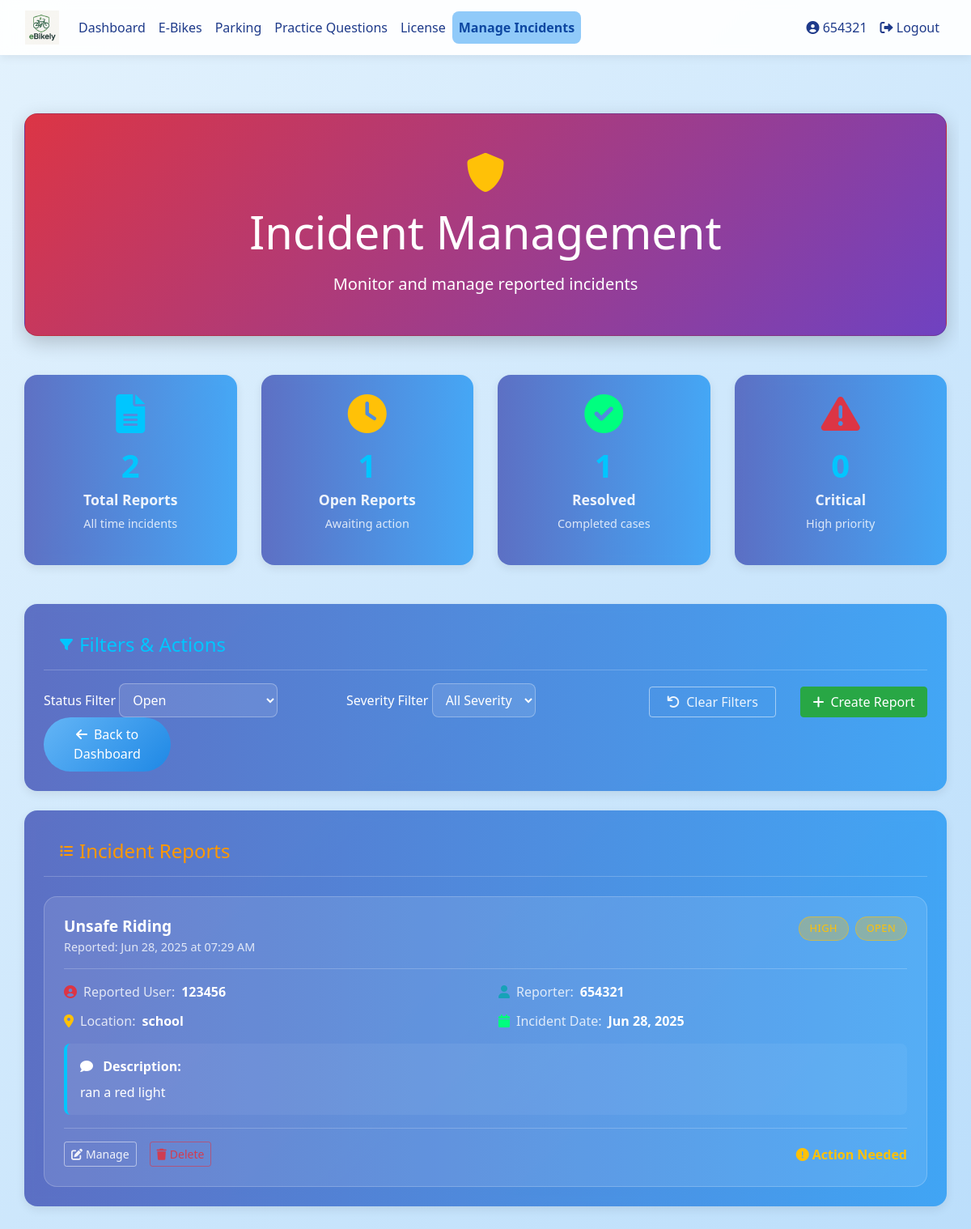
/admin/incidents?status=Open (signed in), run on the app's committed database.
### database_setup.py (models this page shows)
class User(Base, UserMixin):
    __tablename__ = 'users'
    id = Column(Integer, primary_key=True)
    username = Column(String(150), unique=True, nullable=False)
    email = Column(String(150), nullable=True)
    password = Column(String(150), nullable=False)
    ebikes = relationship('EBike', back_populates='owner', cascade="all, delete-orphan")
    practice_tests = relationship('PracticeTest', back_populates='user', cascade="all, delete-orphan")
    real_tests = relationship('RealTest', back_populates='user', cascade="all, delete-orphan")
    practice_attempts = relationship("PracticeAttempt", back_populates="user", cascade="all, delete-orphan")
    parking_spot = relationship("ParkingSpot", back_populates="reserved_user", uselist=False)
    reservations = relationship("ParkingReservation", back_populates="user")
    incident_reports = relationship('IncidentReport', foreign_keys='IncidentReport.reported_user_id', back_populates='reported_user')
    has_license = Column(Boolean, default=False)
    role = Column(String(10))  # 'student' or 'teacher'
    department = Column(String(150))  # for teachers
    year = Column(Integer)  # for students
    house = Column(String(50))  # for students

class IncidentReport(Base):
    __tablename__ = 'incident_reports'
    id = Column(Integer, primary_key=True)
    reported_user_id = Column(Integer, ForeignKey('users.id'))  # User being reported
    reporter_id = Column(Integer, ForeignKey('users.id'))  # User making the report
    incident_type = Column(String(50))  # Type of incident (unsafe riding, harassment, etc.)
    severity = Column(String(20))  # Low, Medium, High, Critical
    description = Column(Text)
    location = Column(String(100))  # Where the incident occurred
    date_of_incident = Column(Date)  # When the incident happened
    date_reported = Column(DateTime, default=datetime.utcnow)  # When it was reported
    status = Column(String(20), default='Open')  # Open, Under Investigation, Resolved, Dismissed
    admin_notes = Column(Text)  # Notes from admin/teacher
    action_taken = Column(Text)  # What action was taken
    resolved_by = Column(Integer, ForeignKey('users.id'))  # Which admin resolved it
    resolved_date = Column(DateTime)  # When it was resolved
    reported_user = relationship('User', foreign_keys=[reported_user_id], back_populates='incident_reports')
    reporter = relationship('User', foreign_keys=[reporter_id])
    resolver = relationship('User', foreign_keys=[resolved_by])

### app.py (the view, shortened to what this page needs)
@app.route('/admin/incidents', methods=['GET', 'POST'])
@login_required
def admin_incidents():
    if current_user.role != 'teacher':
        flash("Access denied.", "danger")
        return redirect(url_for('dashboard'))
    session = SessionLocal()
    status_filter = request.args.get('status', 'all')
    severity_filter = request.args.get('severity', 'all')
    query = session.query(IncidentReport).options(
        joinedload(IncidentReport.reported_user),
        joinedload(IncidentReport.reporter),
        joinedload(IncidentReport.resolver)
    )
    if status_filter != 'all':
        query = query.filter(IncidentReport.status == status_filter)
    if severity_filter != 'all':
        query = query.filter(IncidentReport.severity == severity_filter)
    incidents = query.order_by(IncidentReport.date_reported.desc()).all()
    stats = {
        'total_reports': session.query(IncidentReport).count(),
        'open_reports': session.query(IncidentReport).filter_by(status='Open').count(),
        'resolved_reports': session.query(IncidentReport).filter_by(status='Resolved').count(),
        'critical_reports': session.query(IncidentReport).filter_by(severity='Critical').count(),
    }
    all_users = session.query(User).filter(User.id != current_user.id).all()
    session.close()
    return render_template('admin_incidents.html',
                         incidents=incidents,
                         stats=stats,
                         status_filter=status_filter,
                         severity_filter=severity_filter,
                         all_users=all_users,
                         today=date.today().strftime('%Y-%m-%d'))

### templates/admin_incidents.html (shortened to what this page needs)
{% extends "base.html" %}
{% block content %}
<div class="container welcome-container">
  <div class="hero-section card text-white p-5 mb-5 fade-in">
    <div class="text-center">
      <i class="fas fa-shield-alt dashboard-icon mb-3"></i>
      <h1 class="display-4 mb-3">Incident Management</h1>
      <p class="lead mb-0">Monitor and manage reported incidents</p>
    </div>
  </div>
  <div class="row slide-up-delay g-4 mb-5">
    <div class="col-md-3">
      <div class="card feature-card p-4 text-center">
        <div class="stat-icon mb-3">
          <i class="fas fa-file-alt fa-3x text-primary"></i>
        </div>
        <h3 class="stat-number">{{ stats.total_reports }}</h3>
        <h5 class="stat-label">Total Reports</h5>
        <p class="stat-description">All time incidents</p>
      </div>
    </div>
    <div class="col-md-3">
      <div class="card feature-card p-4 text-center">
        <div class="stat-icon mb-3">
          <i class="fas fa-clock fa-3x text-warning"></i>
        </div>
        <h3 class="stat-number">{{ stats.open_reports }}</h3>
        <h5 class="stat-label">Open Reports</h5>
        <p class="stat-description">Awaiting action</p>
      </div>
    </div>
    <div class="col-md-3">
      <div class="card feature-card p-4 text-center">
        <div class="stat-icon mb-3">
          <i class="fas fa-check-circle fa-3x text-success"></i>
        </div>
        <h3 class="stat-number">{{ stats.resolved_reports }}</h3>
        <h5 class="stat-label">Resolved</h5>
        <p class="stat-description">Completed cases</p>
      </div>
    </div>
    <div class="col-md-3">
      <div class="card feature-card p-4 text-center">
        <div class="stat-icon mb-3">
          <i class="fas fa-exclamation-triangle fa-3x text-danger"></i>
        </div>
        <h3 class="stat-number">{{ stats.critical_reports }}</h3>
        <h5 class="stat-label">Critical</h5>
        <p class="stat-description">High priority</p>
      </div>
    </div>
  </div>
  <div class="row slide-up-delay mb-4">
    <div class="col-12">
      <div class="card feature-card p-4">
        <div class="card-header gradient-blue mb-3">
          <i class="fas fa-filter mr-2"></i>
          <h4 class="mb-0">Filters & Actions</h4>
        </div>
        <div class="row align-items-end">
          <div class="col-md-4">
            <label class="form-label">Status Filter</label>
            <select class="form-select form-control-modern" id="statusFilter" onchange="applyFilters()">
              <option value="Open" {% if status_filter == 'Open' %}selected{% endif %}>Open</option>
            </select>
          </div>
          <div class="col-md-4">
            <label class="form-label">Severity Filter</label>
            <select class="form-select form-control-modern" id="severityFilter" onchange="applyFilters()">
              <option value="all" {% if severity_filter == 'all' %}selected{% endif %}>All Severity</option>
            </select>
          </div>
          <div class="col-md-2">
            <button class="btn btn-outline-light w-100" onclick="clearFilters()">
              <i class="fas fa-undo mr-2"></i>Clear Filters
            </button>
          </div>
          <div class="col-md-2">
            <button class="btn btn-success w-100" onclick="toggleCreateForm()">
              <i class="fas fa-plus mr-2"></i>Create Report
            </button>
          </div>
          <div class="col-md-2">
            <a href="{{ url_for('dashboard') }}" class="btn btn-primary w-100">
              <i class="fas fa-arrow-left mr-2"></i>Back to Dashboard
            </a>
          </div>
        </div>
      </div>
    </div>
  </div>
  <div class="row slide-up-delay">
    <div class="col-12">
      <div class="card feature-card p-4">
        <div class="card-header gradient-orange mb-4">
          <i class="fas fa-list mr-2"></i>
          <h4 class="mb-0">Incident Reports</h4>
        </div>
        {% if incidents %}
          <div class="incidents-grid">
            {% for incident in incidents %}
              <div class="incident-card">
                <div class="incident-header">
                  <div class="incident-info">
                    <h5 class="incident-title">{{ incident.incident_type.replace('_', ' ').title() }}</h5>
                    <p class="incident-meta">
                      Reported: {{ incident.date_reported.strftime('%b %d, %Y at %I:%M %p') }}
                    </p>
                  </div>
                  <div class="incident-badges">
                    <span class="severity-badge severity-{{ incident.severity.lower() }}">
                      {{ incident.severity }}
                    </span>
                    <span class="status-badge status-{{ incident.status.lower().replace(' ', '-') }}">
                      {{ incident.status }}
                    </span>
                  </div>
                </div>
                <div class="incident-details">
                  <div class="detail-row">
                    <div class="detail-item">
                      <i class="fas fa-user-circle text-danger"></i>
                      <span class="detail-label">Reported User:</span>
                      <span class="detail-value">{{ incident.reported_user.username }}</span>
                    </div>
                    <div class="detail-item">
                      <i class="fas fa-user text-info"></i>
                      <span class="detail-label">Reporter:</span>
                      <span class="detail-value">{{ incident.reporter.username }}</span>
                    </div>
                  </div>
                  <div class="detail-row">
                    <div class="detail-item">
                      <i class="fas fa-map-marker-alt text-warning"></i>
                      <span class="detail-label">Location:</span>
                      <span class="detail-value">{{ incident.location }}</span>
                    </div>
                    <div class="detail-item">
                      <i class="fas fa-calendar text-success"></i>
                      <span class="detail-label">Incident Date:</span>
                      <span class="detail-value">{{ incident.date_of_incident.strftime('%b %d, %Y') }}</span>
                    </div>
                  </div>
                  <div class="incident-description">
                    <i class="fas fa-comment mr-2"></i>
                    <strong>Description:</strong>
                    <p>{{ incident.description }}</p>
                  </div>
                </div>
                <div class="incident-actions">
                  <div class="action-buttons">
                    <a href="{{ url_for('manage_incident', incident_id=incident.id) }}" class="btn btn-outline-light btn-sm">
                      <i class="fas fa-edit mr-1"></i>Manage
                    </a>
                    <button type="button" class="btn btn-outline-danger btn-sm ml-2 delete-incident-btn"
                            data-incident-id="{{ incident.id }}"
                            data-incident-type="{{ incident.incident_type.replace('_', ' ').title() }}"
                            data-reported-user="{{ incident.reported_user.username }}">
                      <i class="fas fa-trash mr-1"></i>Delete
                    </button>
                  </div>
                  <div class="status-info">
                    {% if incident.status == 'Open' %}
                      <span class="action-needed">
                        <i class="fas fa-exclamation-circle mr-1"></i>Action Needed
                      </span>
                    {% elif incident.status == 'Resolved' %}
                      <span class="resolved-info">
                        <i class="fas fa-check-circle mr-1"></i>
                        Resolved by {{ incident.resolver.username if incident.resolver else 'Unknown' }}
                      </span>
                    {% endif %}
                  </div>
                </div>
              </div>
            {% endfor %}
          </div>
        {% endif %}
      </div>
    </div>
  </div>
</div>
<link rel="stylesheet" href="https://cdnjs.cloudflare.com/ajax/libs/font-awesome/6.0.0/css/all.min.css">
{% endblock %}

### templates/base.html (shortened to what this page needs)
<!DOCTYPE html>
<html lang="en">
<head>
  <link rel="stylesheet" href="https://stackpath.bootstrapcdn.com/bootstrap/4.5.2/css/bootstrap.min.css">
  <link rel="stylesheet" href="{{ url_for('static', filename='styles.css') }}">
  <link href="https://cdnjs.cloudflare.com/ajax/libs/font-awesome/5.15.4/css/all.min.css" rel="stylesheet">
</head>
<body>
  <nav class="navbar navbar-expand-lg navbar-light">
    <div class="container-fluid">
      <a class="navbar-brand" href="{{ url_for('dashboard') }}">
        <img src="{{ url_for('static', filename='images/logo.png') }}" alt="E-Bike Manager Logo">
      </a>
      <div class="collapse navbar-collapse justify-content-between" id="navbarNav">
        <ul class="navbar-nav">
          {% if current_user.is_authenticated %}
            <li class="nav-item"><a class="nav-link {% if request.endpoint == 'dashboard' %}active{% endif %}" href="{{ url_for('dashboard') }}">Dashboard</a></li>
            <li class="nav-item"><a class="nav-link {% if request.endpoint == 'ebike_management' %}active{% endif %}" href="{{ url_for('ebike_management') }}">E-Bikes</a></li>
            <li class="nav-item"><a class="nav-link {% if request.endpoint == 'parking_spots' %}active{% endif %}" href="{{ url_for('parking_spots') }}">Parking</a></li>
            <li class="nav-item"><a class="nav-link {% if request.endpoint == 'practice_selection' %}active{% endif %}" href="{{ url_for('practice_selection') }}">Practice Questions</a></li>
            <li class="nav-item"><a class="nav-link" href="{{ url_for('license_page') }}">License</a></li>
            {% if current_user.role == 'student' %}
              <li class="nav-item"><a class="nav-link {% if request.endpoint == 'report_incident' %}active{% endif %}" href="{{ url_for('report_incident') }}">Report Incident</a></li>
            {% elif current_user.role == 'teacher' %}
              <li class="nav-item"><a class="nav-link {% if request.endpoint == 'admin_incidents' %}active{% endif %}" href="{{ url_for('admin_incidents') }}">Manage Incidents</a></li>
            {% endif %}
          {% endif %}
        </ul>
        <ul class="navbar-nav">
          {% if current_user.is_authenticated %}
            <li class="nav-item"><a class="nav-link {% if request.endpoint == 'user_profile' %}active{% endif %}" href="{{ url_for('user_profile') }}"><i class="fas fa-user-circle"></i> {{ current_user.username }}</a></li>
            <li class="nav-item"><a class="nav-link" href="{{ url_for('logout') }}"><i class="fas fa-sign-out-alt"></i> Logout</a></li>
          {% else %}
            <li class="nav-item"><a class="nav-link" href="{{ url_for('login') }}"><i class="fas fa-sign-in-alt"></i> Login</a></li>
            <li class="nav-item"><a class="nav-link" href="{{ url_for('register') }}"><i class="fas fa-user-plus"></i> Register</a></li>
          {% endif %}
        </ul>
      </div>
    </div>
  </nav>
  <div class="container my-4">
    {% block content %}{% endblock %}
  </div>
</body>
</html>

### data on the page
User: username "654321"
IncidentReport: incident_type.replace "Unsafe Riding", date_reported "Jun 28, 2025 at 07:29 AM", severity "HIGH", status "OPEN", reported_user.username "123456", reporter.username "654321", location "school", date_of_incident "Jun 28, 2025", description "ran a red light", shows "Action Needed"
